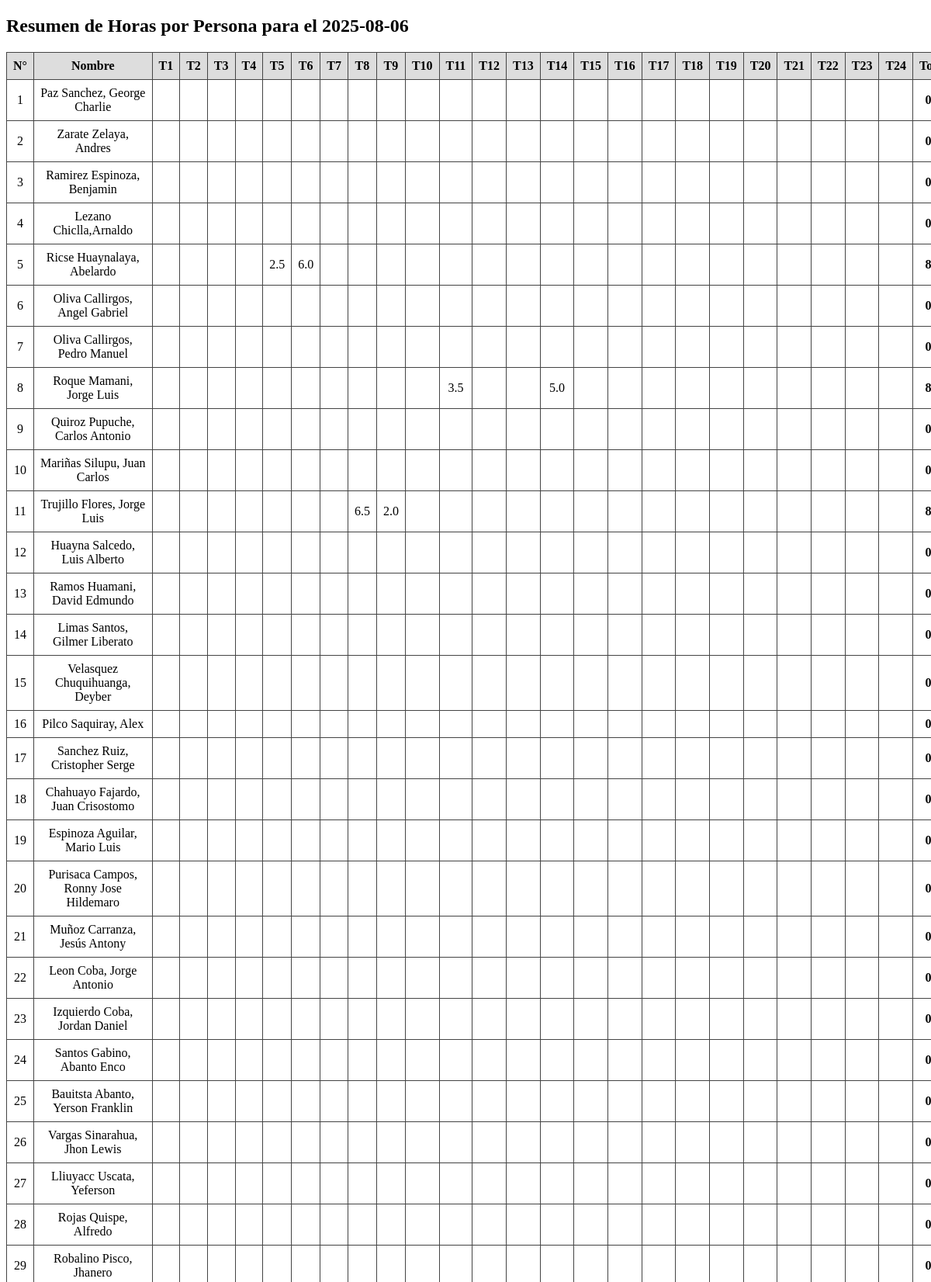
/resumen/2025-08-06/ (upper part), run on the app's committed database.
### eventos/models.py (models this page shows, shortened)
class Actividad(models.Model):
    nombre = models.CharField(max_length=100, unique=True)

class Persona(models.Model):
    nombre = models.CharField(max_length=100, unique=True)

### eventos/views.py (the view)
# urls.py: path('resumen/<str:fecha>/', views.resumen_registros, name='resumen_por_fecha'),
def resumen_registros(request, fecha):
    actividades = Actividad.objects.all()
    codigos = sorted(
        list({act.nombre.split(' - ')[0] for act in actividades}),
        key=natural_key
    )
    personas = Persona.objects.all().order_by('id')
    datos = []
    for idx, persona in enumerate(personas, 1):
        horas_por_codigo = defaultdict(float)
        registros = Registro.objects.filter(persona=persona, fecha=fecha)
        for reg in registros:
            if reg.actividad_1:
                codigo = reg.actividad_1.nombre.split(' - ')[0]
                horas_por_codigo[codigo] += reg.horas_1
            if reg.actividad_2:
                codigo = reg.actividad_2.nombre.split(' - ')[0]
                horas_por_codigo[codigo] += reg.horas_2 or 0
            if reg.actividad_3:
                codigo = reg.actividad_3.nombre.split(' - ')[0]
                horas_por_codigo[codigo] += reg.horas_3 or 0
        fila = {
            'numero': idx,
            'nombre': persona.nombre,
            'horas': [horas_por_codigo[c] if horas_por_codigo[c] != 0 else '' for c in codigos],
            'total': sum(horas_por_codigo.values())
        }
        datos.append(fila)
    return render(request, 'eventos/resumen.html', {
        'codigos': codigos,
        'datos': datos,
        'fecha': fecha
    })

### eventos/views.py (called while the page is built)
def natural_key(codigo):
    match = re.match(r"T(\d+)", codigo)
    return int(match.group(1)) if match else float('inf')

### eventos/templates/eventos/resumen.html (shortened to what this page needs)
{% load extras %}
<!DOCTYPE html>
<html>
<head>
</head>
<body>
    <h2>Resumen de Horas por Persona para el {{ fecha }}</h2>
    <table>
        <thead>
            <tr>
                <th>N°</th>
                <th>Nombre</th>
                {% for codigo in codigos %}
                    <th>{{ codigo }}</th>
                {% endfor %}
                <th>Total</th>
            </tr>
        </thead>
        <tbody>
            {% for fila in datos %}
                <tr>
                    <td>{{ fila.numero }}</td>
                    <td>{{ fila.nombre }}</td>
                    {% for h in fila.horas %}
                        <td>{{ h|floatformat:1 }}</td>
                    {% endfor %}
                    <td><strong>{{ fila.total }}</strong></td>
                </tr>
            {% endfor %}
        </tbody>
    </table>
</body>
</html>

### eventos/templates/eventos/resumen.html (style rules this page uses)
table { border-collapse: collapse; width: 100%; margin-top: 20px; }
th, td { border: 1px solid #444; padding: 8px; text-align: center; }
th { background-color: #ddd; }

### data on the page
Actividad: codigos "T19"
Actividad: codigos "T20"
Actividad: codigos "T21"
Actividad: codigos "T22"
Actividad: codigos "T23"
Actividad: codigos "T24"
Persona: nombre "Paz Sanchez, George Charlie"
Persona: nombre "Zarate Zelaya, Andres"
Persona: nombre "Ramirez Espinoza, Benjamin"
Persona: nombre "Lezano Chiclla,Arnaldo"
Persona: nombre "Ricse Huaynalaya, Abelardo"
Persona: nombre "Oliva Callirgos, Angel Gabriel"
Persona: nombre "Oliva Callirgos, Pedro Manuel"
Persona: nombre "Roque Mamani, Jorge Luis"
Persona: nombre "Quiroz Pupuche, Carlos Antonio"
Persona: nombre "Mariñas Silupu, Juan Carlos"
Persona: nombre "Trujillo Flores, Jorge Luis"
Persona: nombre "Huayna Salcedo, Luis Alberto"
Persona: nombre "Ramos Huamani, David Edmundo"
Persona: nombre "Limas Santos, Gilmer Liberato"
Persona: nombre "Velasquez Chuquihuanga, Deyber"
Persona: nombre "Pilco Saquiray, Alex"
Persona: nombre "Sanchez Ruiz, Cristopher Serge"
Persona: nombre "Chahuayo Fajardo, Juan Crisostomo"
Persona: nombre "Espinoza Aguilar, Mario Luis"
Persona: nombre "Purisaca Campos, Ronny Jose Hildemaro"
Persona: nombre "Muñoz Carranza, Jesús Antony"
Persona: nombre "Leon Coba, Jorge Antonio"
Persona: nombre "Izquierdo Coba, Jordan Daniel"
Persona: nombre "Santos Gabino, Abanto Enco"
Persona: nombre "Bauitsta Abanto, Yerson Franklin"
Persona: nombre "Vargas Sinarahua, Jhon Lewis"
Persona: nombre "Lliuyacc Uscata, Yeferson"
Persona: nombre "Rojas Quispe, Alfredo"
Persona: nombre "Robalino Pisco, Jhanero"

### other printed values
{{ fecha }} "2025-08-06"
{{ codigo }} "T1" "T2" "T3" "T4" "T5" "T6" "T7" "T8" "T9" "T10" "T11" "T12" "T13" "T14" "T15" "T16" "T17" "T18"
{{ fila.numero }} "1" "2" "3" "4" "5" "6" "7" "8" "9" "10" "11" "12" "13" "14" "15" "16" "17" "18" "19" "20" "21" "22" "23" "24" "25" "26" "27" "28" "29"
{{ h|floatformat:1 }} "2.5" "6.0" "3.5" "5.0" "6.5" "2.0"
